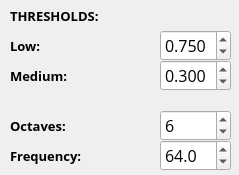
        <widget class="QWidget" name="mpPrecipitation">
         <property name="geometry">
          <rect>
           <x>0</x>
           <y>0</y>
           <width>239</width>
           <height>175</height>
          </rect>
         </property>
         <attribute name="label">
          <string>Precipitation</string>
         </attribute>
         <widget class="QDoubleSpinBox" name="spnPrecTHM">
          <property name="geometry">
           <rect>
            <x>160</x>
            <y>60</y>
            <width>71</width>
            <height>31</height>
           </rect>
          </property>
          <property name="font">
           <font>
            <family>Open Sans</family>
            <pointsize>12</pointsize>
           </font>
          </property>
          <property name="decimals">
           <number>3</number>
          </property>
          <property name="maximum">
           <double>1.000000000000000</double>
          </property>
          <property name="singleStep">
           <double>0.050000000000000</double>
          </property>
          <property name="value">
           <double>0.300000000000000</double>
          </property>
         </widget>
         <widget class="QLabel" name="label_74">
          <property name="geometry">
           <rect>
            <x>10</x>
            <y>30</y>
            <width>151</width>
            <height>31</height>
           </rect>
          </property>
          <property name="font">
           <font>
            <family>Open Sans</family>
            <pointsize>10</pointsize>
            <weight>75</weight>
            <bold>true</bold>
           </font>
          </property>
          <property name="text">
           <string>Low:</string>
          </property>
         </widget>
         <widget class="QLabel" name="label_75">
          <property name="geometry">
           <rect>
            <x>10</x>
            <y>110</y>
            <width>151</width>
            <height>31</height>
           </rect>
          </property>
          <property name="font">
           <font>
            <family>Open Sans</family>
            <pointsize>10</pointsize>
            <weight>75</weight>
            <bold>true</bold>
           </font>
          </property>
          <property name="text">
           <string>Octaves:</string>
          </property>
         </widget>
         <widget class="QSpinBox" name="spnPrecOct">
          <property name="geometry">
           <rect>
            <x>160</x>
            <y>110</y>
            <width>71</width>
            <height>31</height>
           </rect>
          </property>
          <property name="font">
           <font>
            <family>Open Sans</family>
            <pointsize>12</pointsize>
           </font>
          </property>
          <property name="value">
           <number>6</number>
          </property>
         </widget>
         <widget class="QLabel" name="label_76">
          <property name="geometry">
           <rect>
            <x>10</x>
            <y>60</y>
            <width>151</width>
            <height>31</height>
           </rect>
          </property>
          <property name="font">
           <font>
            <family>Open Sans</family>
            <pointsize>10</pointsize>
            <weight>75</weight>
            <bold>true</bold>
           </font>
          </property>
          <property name="text">
           <string>Medium:</string>
          </property>
         </widget>
         <widget class="QLabel" name="label_77">
          <property name="geometry">
           <rect>
            <x>10</x>
            <y>140</y>
            <width>151</width>
            <height>31</height>
           </rect>
          </property>
          <property name="font">
           <font>
            <family>Open Sans</family>
            <pointsize>10</pointsize>
            <weight>75</weight>
            <bold>true</bold>
           </font>
          </property>
          <property name="text">
           <string>Frequency:</string>
          </property>
         </widget>
         <widget class="QDoubleSpinBox" name="spnPrecFreq">
          <property name="geometry">
           <rect>
            <x>160</x>
            <y>140</y>
            <width>71</width>
            <height>31</height>
           </rect>
          </property>
          <property name="font">
           <font>
            <family>Open Sans</family>
            <pointsize>12</pointsize>
           </font>
          </property>
          <property name="decimals">
           <number>1</number>
          </property>
          <property name="maximum">
           <double>256.000000000000000</double>
          </property>
          <property name="singleStep">
           <double>8.000000000000000</double>
          </property>
          <property name="value">
           <double>64.000000000000000</double>
          </property>
         </widget>
         <widget class="QDoubleSpinBox" name="spnPrecTHL">
          <property name="geometry">
           <rect>
            <x>160</x>
            <y>30</y>
            <width>71</width>
            <height>31</height>
           </rect>
          </property>
          <property name="font">
           <font>
            <family>Open Sans</family>
            <pointsize>12</pointsize>
           </font>
          </property>
          <property name="decimals">
           <number>3</number>
          </property>
          <property name="maximum">
           <double>1.000000000000000</double>
          </property>
          <property name="singleStep">
           <double>0.050000000000000</double>
          </property>
          <property name="value">
           <double>0.750000000000000</double>
          </property>
         </widget>
         <widget class="QLabel" name="label_78">
          <property name="geometry">
           <rect>
            <x>10</x>
            <y>0</y>
            <width>151</width>
            <height>31</height>
           </rect>
          </property>
          <property name="font">
           <font>
            <family>Open Sans</family>
            <pointsize>10</pointsize>
            <weight>75</weight>
            <bold>true</bold>
           </font>
          </property>
          <property name="text">
           <string>THRESHOLDS:</string>
          </property>
         </widget>
        </widget>
